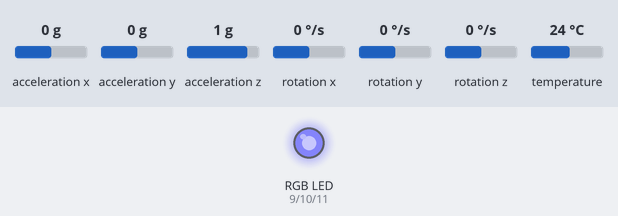
Simulated run of this sketch. Board: Arduino Uno, built with avr-gcc and run on an emulated ATmega328P. Shown: an RGB LED mixed from three pins (HIGH = lit). The test bench sets the inputs (shaded band); at power-on: acceleration x 0 g, acceleration y 0 g, acceleration z 1 g, rotation x 0 °/s, rotation y 0 °/s, rotation z 0 °/s, temperature 24 °C. Dim RGB values are drawn brighter than linear.

Above: at 1.2 s.
1.3 s: acceleration x set to -1.4 g
At 2.5 s:
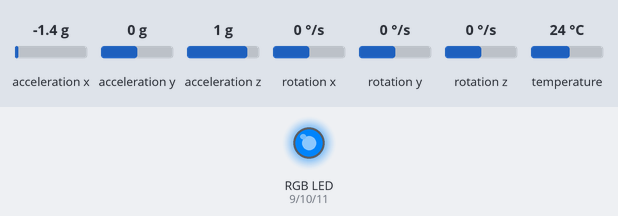
2.8 s: acceleration y set to -1.4 g
At 4.0 s:
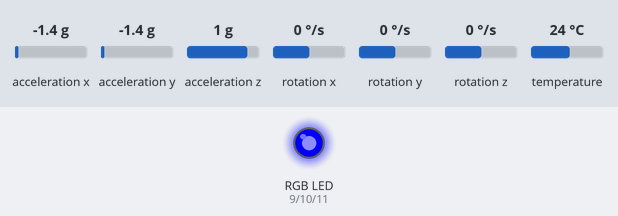
4.3 s: acceleration z set to -1.4 g
At 4.7 s:
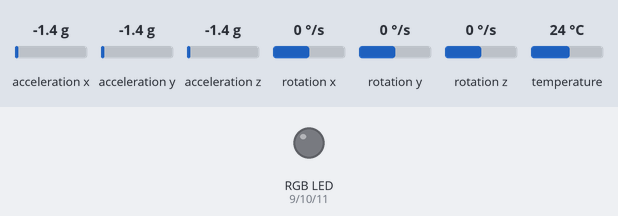
5.8 s: acceleration x set to -1.2 g
7.3 s: acceleration x set to -0.9 g
At 7.6 s:
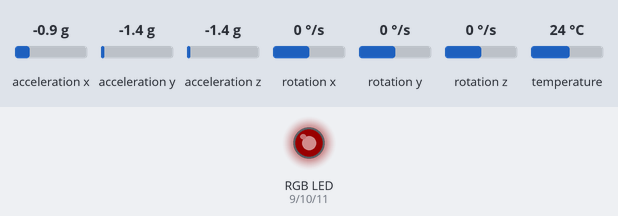
8.8 s: acceleration y set to -1.2 g
10.3 s: acceleration y set to -0.9 g
At 10.9 s:
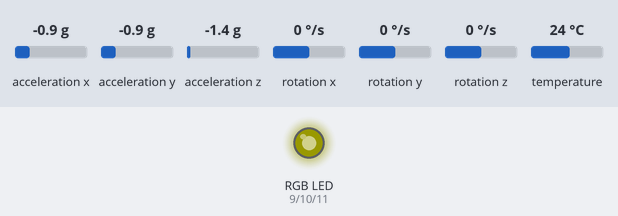
Timing chart, 0 to 12.8 s (numbered marks = the images above; inputs shaded):
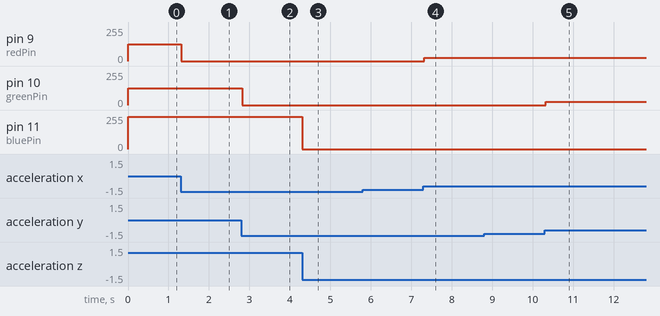

Measured:
- after the input at 1.3 s, pin 9 (redPin): 127/255 → 0/255 at once
- after the input at 2.8 s, pin 10 (greenPin): 127/255 → 0/255 at once
- after the input at 4.3 s, pin 11 (bluePin): 242/255 → 0/255 at once
- after the input at 5.8 s, every drawn part: stays the same
- after the input at 7.3 s, pin 9 (redPin): 0/255 → 25/255 at once
- after the input at 8.8 s, every drawn part: stays the same
- after the input at 10.3 s, pin 10 (greenPin): 0/255 → 25/255 at once

The sketch:

MPU-6050-RGB-Motion-Visualizer.ino
```cpp
#include <Adafruit_MPU6050.h>
#include <Adafruit_Sensor.h>
#include <Wire.h>

Adafruit_MPU6050 mpu;

// Pin Definitions
const int redPin = 9;
const int greenPin = 10;
const int bluePin = 11;

void setup() {
  Serial.begin(115200);

  // Try to initialize MPU6050
  if (!mpu.begin()) {
    while (1) {
      delay(10);
    }
  }

  pinMode(redPin, OUTPUT);
  pinMode(greenPin, OUTPUT);
  pinMode(bluePin, OUTPUT);
}

void loop() {
  sensors_event_t a, g, temp;
  mpu.getEvent(&a, &g, &temp);

  // Map the accelerometer values (-10 to 10 m/s^2) to PWM range (0-255)
  int redVal = map(constrain(a.acceleration.x, -10, 10), -10, 10, 0, 255);
  int greenVal = map(constrain(a.acceleration.y, -10, 10), -10, 10, 0, 255);
  int blueVal = map(constrain(a.acceleration.z, -10, 10), -10, 10, 0, 255);

  // Write values to RGB LED
  analogWrite(redPin, redVal);
  analogWrite(greenPin, greenVal);
  analogWrite(bluePin, blueVal);

  delay(20);
}
```
